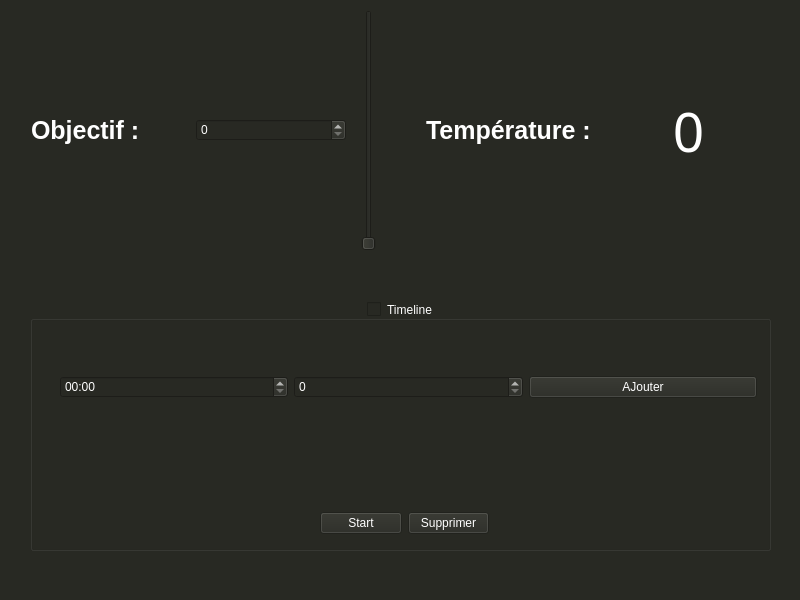
<?xml version="1.0" encoding="UTF-8"?>
<ui version="4.0">
 <class>MainWindow</class>
 <widget class="QMainWindow" name="MainWindow">
  <property name="enabled">
   <bool>true</bool>
  </property>
  <property name="geometry">
   <rect>
    <x>0</x>
    <y>0</y>
    <width>800</width>
    <height>600</height>
   </rect>
  </property>
  <property name="windowTitle">
   <string>MainWindow</string>
  </property>
  <property name="styleSheet">
   <string notr="true">background-color:#282923;
color: white;</string>
  </property>
  <widget class="QWidget" name="centralwidget">
   <property name="sizePolicy">
    <sizepolicy hsizetype="Expanding" vsizetype="Expanding">
     <horstretch>0</horstretch>
     <verstretch>0</verstretch>
    </sizepolicy>
   </property>
   <widget class="QWidget" name="verticalLayoutWidget_3">
    <property name="geometry">
     <rect>
      <x>0</x>
      <y>-20</y>
      <width>801</width>
      <height>601</height>
     </rect>
    </property>
    <layout class="QVBoxLayout" name="layoutPrincipal">
     <property name="spacing">
      <number>50</number>
     </property>
     <property name="sizeConstraint">
      <enum>QLayout::SetDefaultConstraint</enum>
     </property>
     <property name="leftMargin">
      <number>30</number>
     </property>
     <property name="topMargin">
      <number>30</number>
     </property>
     <property name="rightMargin">
      <number>30</number>
     </property>
     <property name="bottomMargin">
      <number>30</number>
     </property>
     <item>
      <layout class="QVBoxLayout" name="verticalLayout">
       <property name="sizeConstraint">
        <enum>QLayout::SetMaximumSize</enum>
       </property>
       <item>
        <layout class="QHBoxLayout" name="layoutGestionTemperature">
         <property name="sizeConstraint">
          <enum>QLayout::SetMaximumSize</enum>
         </property>
         <item>
          <layout class="QHBoxLayout" name="layoutChoixTemperature">
           <property name="spacing">
            <number>15</number>
           </property>
           <property name="sizeConstraint">
            <enum>QLayout::SetMaximumSize</enum>
           </property>
           <item>
            <widget class="QLabel" name="label_3">
             <property name="enabled">
              <bool>false</bool>
             </property>
             <property name="sizePolicy">
              <sizepolicy hsizetype="Minimum" vsizetype="Expanding">
               <horstretch>0</horstretch>
               <verstretch>0</verstretch>
              </sizepolicy>
             </property>
             <property name="font">
              <font>
               <pointsize>19</pointsize>
               <weight>75</weight>
               <bold>true</bold>
               <underline>false</underline>
              </font>
             </property>
             <property name="styleSheet">
              <string notr="true">color:&quot;green&quot;</string>
             </property>
             <property name="text">
              <string>Objectif : </string>
             </property>
             <property name="indent">
              <number>1</number>
             </property>
            </widget>
           </item>
           <item>
            <widget class="QSpinBox" name="choixTemperature">
             <property name="styleSheet">
              <string notr="true">color:&quot;green&quot;</string>
             </property>
             <property name="maximum">
              <number>90</number>
             </property>
            </widget>
           </item>
           <item>
            <widget class="QSlider" name="sliderTemperature">
             <property name="maximum">
              <number>90</number>
             </property>
             <property name="orientation">
              <enum>Qt::Vertical</enum>
             </property>
            </widget>
           </item>
          </layout>
         </item>
         <item>
          <layout class="QHBoxLayout" name="layoutAfficheurTemperature">
           <property name="spacing">
            <number>15</number>
           </property>
           <property name="sizeConstraint">
            <enum>QLayout::SetMaximumSize</enum>
           </property>
           <item>
            <widget class="QLabel" name="label">
             <property name="enabled">
              <bool>false</bool>
             </property>
             <property name="font">
              <font>
               <pointsize>19</pointsize>
               <weight>75</weight>
               <bold>true</bold>
              </font>
             </property>
             <property name="styleSheet">
              <string notr="true">color:&quot;red&quot;</string>
             </property>
             <property name="text">
              <string>Température :</string>
             </property>
            </widget>
           </item>
           <item>
            <widget class="QLabel" name="labelTemperature">
             <property name="sizePolicy">
              <sizepolicy hsizetype="Preferred" vsizetype="Preferred">
               <horstretch>0</horstretch>
               <verstretch>0</verstretch>
              </sizepolicy>
             </property>
             <property name="font">
              <font>
               <family>Gargi</family>
               <pointsize>41</pointsize>
              </font>
             </property>
             <property name="styleSheet">
              <string notr="true">color:&quot;red&quot;</string>
             </property>
             <property name="text">
              <string>0</string>
             </property>
             <property name="alignment">
              <set>Qt::AlignCenter</set>
             </property>
            </widget>
           </item>
          </layout>
         </item>
        </layout>
       </item>
      </layout>
     </item>
     <item>
      <widget class="QGroupBox" name="groupBoxTimeline">
       <property name="enabled">
        <bool>true</bool>
       </property>
       <property name="sizePolicy">
        <sizepolicy hsizetype="Ignored" vsizetype="Minimum">
         <horstretch>0</horstretch>
         <verstretch>0</verstretch>
        </sizepolicy>
       </property>
       <property name="minimumSize">
        <size>
         <width>5</width>
         <height>250</height>
        </size>
       </property>
       <property name="font">
        <font>
         <underline>false</underline>
        </font>
       </property>
       <property name="contextMenuPolicy">
        <enum>Qt::DefaultContextMenu</enum>
       </property>
       <property name="acceptDrops">
        <bool>false</bool>
       </property>
       <property name="layoutDirection">
        <enum>Qt::LeftToRight</enum>
       </property>
       <property name="autoFillBackground">
        <bool>false</bool>
       </property>
       <property name="title">
        <string>Timeline</string>
       </property>
       <property name="alignment">
        <set>Qt::AlignCenter</set>
       </property>
       <property name="flat">
        <bool>false</bool>
       </property>
       <property name="checkable">
        <bool>true</bool>
       </property>
       <property name="checked">
        <bool>false</bool>
       </property>
       <widget class="QWidget" name="layoutWidget">
        <property name="geometry">
         <rect>
          <x>30</x>
          <y>30</y>
          <width>697</width>
          <height>82</height>
         </rect>
        </property>
        <layout class="QHBoxLayout" name="horizontalLayout">
         <property name="topMargin">
          <number>30</number>
         </property>
         <item>
          <widget class="QTimeEdit" name="setDureeEtape">
           <property name="currentSection">
            <enum>QDateTimeEdit::MinuteSection</enum>
           </property>
           <property name="displayFormat">
            <string>mm:ss</string>
           </property>
          </widget>
         </item>
         <item>
          <widget class="QSpinBox" name="setTemperatureEtape"/>
         </item>
         <item>
          <widget class="QPushButton" name="btnAddEtape">
           <property name="text">
            <string>AJouter</string>
           </property>
          </widget>
         </item>
        </layout>
       </widget>
       <widget class="QWidget" name="layoutWidget">
        <property name="geometry">
         <rect>
          <x>30</x>
          <y>120</y>
          <width>701</width>
          <height>80</height>
         </rect>
        </property>
        <layout class="QHBoxLayout" name="layoutTimeline">
         <property name="spacing">
          <number>15</number>
         </property>
         <property name="sizeConstraint">
          <enum>QLayout::SetFixedSize</enum>
         </property>
         <property name="leftMargin">
          <number>50</number>
         </property>
         <property name="rightMargin">
          <number>50</number>
         </property>
        </layout>
       </widget>
       <widget class="QWidget" name="horizontalLayoutWidget">
        <property name="geometry">
         <rect>
          <x>290</x>
          <y>210</y>
          <width>169</width>
          <height>25</height>
         </rect>
        </property>
        <layout class="QHBoxLayout" name="horizontalLayout_3">
         <item>
          <widget class="QPushButton" name="btnStart">
           <property name="enabled">
            <bool>false</bool>
           </property>
           <property name="text">
            <string>Start</string>
           </property>
          </widget>
         </item>
         <item>
          <widget class="QPushButton" name="btnDeleteElmt">
           <property name="enabled">
            <bool>false</bool>
           </property>
           <property name="text">
            <string>Supprimer</string>
           </property>
          </widget>
         </item>
        </layout>
       </widget>
      </widget>
     </item>
    </layout>
   </widget>
  </widget>
  <widget class="QMenuBar" name="menubar">
   <property name="geometry">
    <rect>
     <x>0</x>
     <y>0</y>
     <width>800</width>
     <height>20</height>
    </rect>
   </property>
  </widget>
  <widget class="QStatusBar" name="statusbar"/>
 </widget>
 <resources/>
 <connections/>
</ui>
